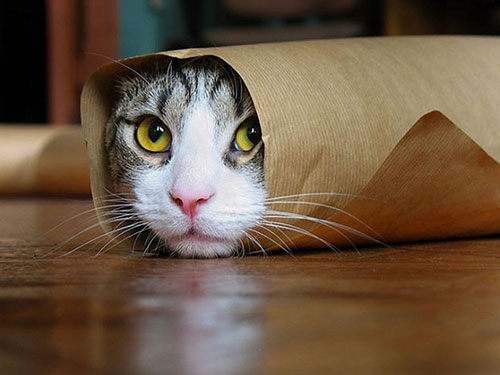
#> input picture sample_img/cat_01.jpg, 500 x 375 px, found by its file name
$ python rotate.py
#> lines starting #> are read from the running program, lines starting #| are printed output that depends on the picture
import cv2
import numpy as np

original = cv2.imread('sample_img/cat_01.jpg')
#> original is the input picture: shape (375, 500, 3); mean B, G, R 66.8, 86.7, 107.4
rows = original.shape[0]
#> rows = 375
cols = original.shape[1]
#> cols = 500
center = (cols/2, rows/2)
#> center = (250, 187.5)
angle = -90;

M = cv2.getRotationMatrix2D(center, angle, 0.5)
rotated = cv2.warpAffine(original, M, (cols, rows))
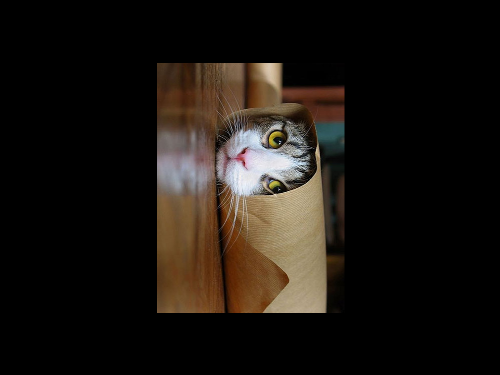
#> rotated: shape (375, 500, 3); mean B, G, R 16.8, 21.7, 26.9

cv2.imshow('rotated', rotated)
cv2.waitKey(0)
cv2.destroyAllWindows()

$ run again, with sample_img/cat_02.jpg copied over sample_img/cat_01.jpg
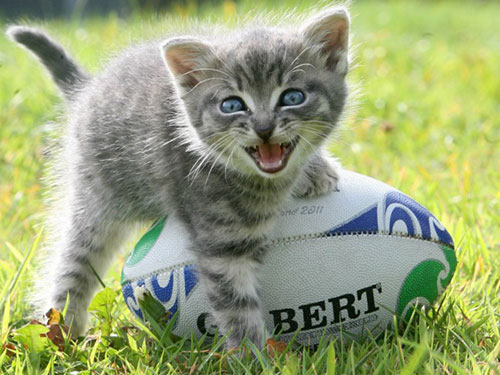
#> input picture sample_img/cat_02.jpg, 500 x 375 px, found by its file name
#> original is the input picture: shape (375, 500, 3); mean B, G, R 120.3, 163.5, 152.8
#> `rotated = cv2.warpAffine(original, M, (cols, rows))`:
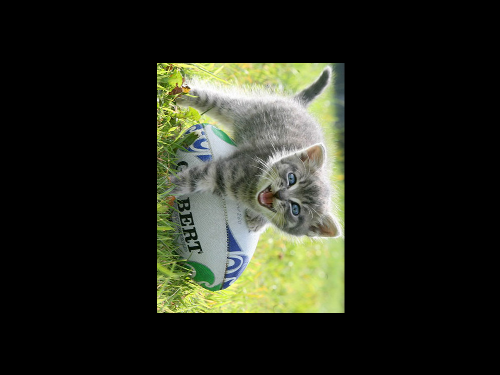
#> rotated: shape (375, 500, 3); mean B, G, R 30.1, 40.9, 38.3

$ run again, with sample_img/cat_03.jpg copied over sample_img/cat_01.jpg
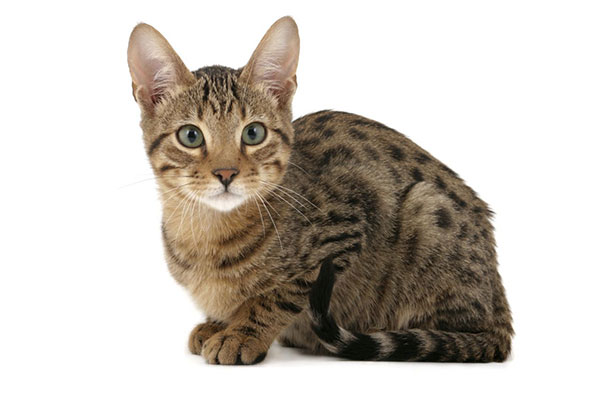
#> input picture sample_img/cat_03.jpg, 600 x 400 px, found by its file name
#> original is the input picture: shape (400, 600, 3); mean B, G, R 188.2, 195.8, 202.3
#> `rotated = cv2.warpAffine(original, M, (cols, rows))`:
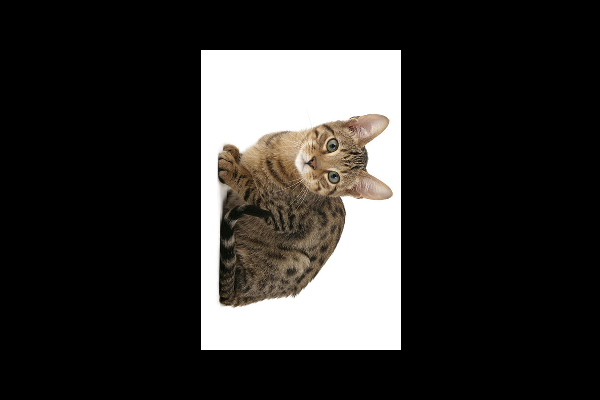
#> rotated: shape (400, 600, 3); mean B, G, R 47, 48.9, 50.6

$ run again, with sample_img/cat_04.jpg copied over sample_img/cat_01.jpg
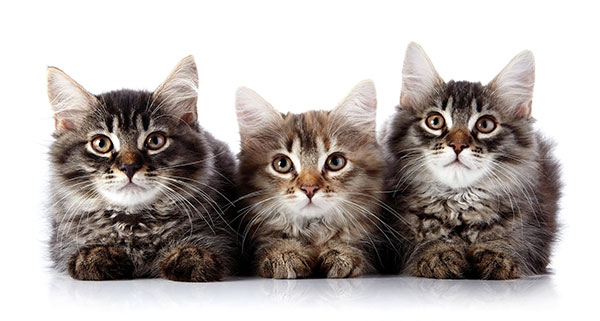
#> input picture sample_img/cat_04.jpg, 600 x 321 px, found by its file name
#> original is the input picture: shape (321, 600, 3); mean B, G, R 172.5, 175.5, 182.5
#> `rotated = cv2.warpAffine(original, M, (cols, rows))`:
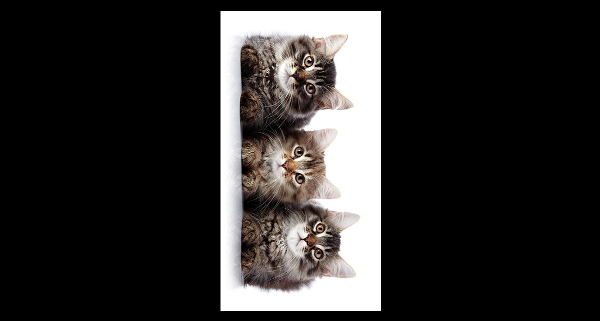
#> rotated: shape (321, 600, 3); mean B, G, R 43.2, 43.9, 45.7
